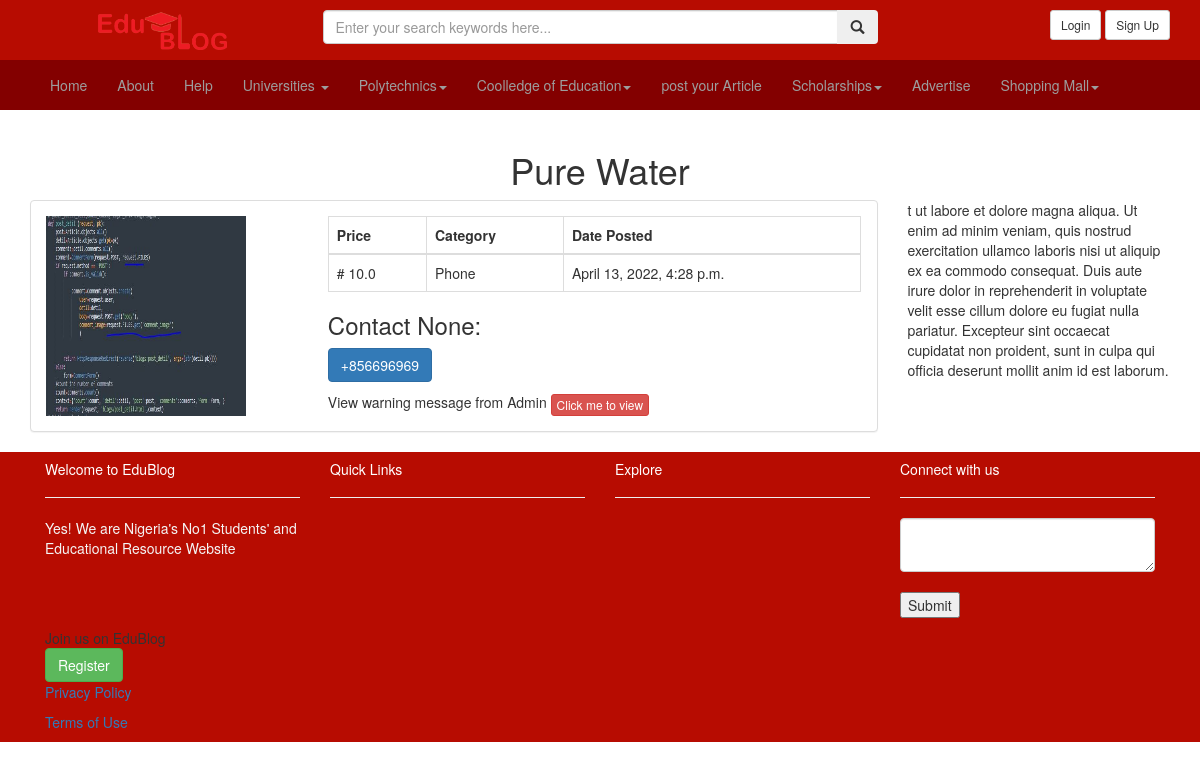
The page /product/6/ on the database its author committed.
### blogs/models.py (models this page shows, shortened)
class Market(models.Model):
	user =models.ForeignKey(User, on_delete=models.CASCADE, blank=True, null=True)
	category=models.CharField(max_length=10, choices=category_choices)
	product_name=models.CharField(max_length=100)
	product_price=models.FloatField(default=10.00)
	post=models.DateTimeField(auto_now_add=True)
	product_image=models.FileField(null=True, blank=True, default='view.jpg')
	contact_details=models.IntegerField(null=True, blank=True)

### blogs/views.py (the view)
# urls.py: path('product/<int:pk>/', MarketDetailView.as_view(), name='product-detail'),
class MarketDetailView(DetailView):
	model=Market
	template_name='blogs/market_detail.html'
	context_object_name='product'

### blogs/templates/blogs/market_detail.html (shortened to what this page needs)
{% extends 'base.html'%}
{% block content%}
<div class="container">
	<h1 class="text-center">{{product.product_name}}</h1>
	<div class="row">
		<div class="col-md-9">
			<div class="panel panel-default">
			  <div class="panel-body">
			  	<div class="row">
			  		<div class="col-sm-4">
			  			<img src="{{product.product_image.url}}" width="200" height="200">
			  		</div>
			  		<div class="col-sm-8">
			  			 <table class="table table-bordered">
						    <thead>
						      <tr>
						        <th>Price</th>
						        <th>Category</th>
						        <th>Date Posted</th>
						      </tr>
						    </thead>
						    <tbody>
						      <tr>
						        <td># {{product.product_price}}</td>
						        <td>{{product.category}}</td>
						        <td>{{product.post}}</td>
						      </tr>
						    </tbody>
						  </table>
						  <h3>Contact {{product.user}}:</h3>
						  <p><button class="btn btn-primary">+{{product.contact_details}}</button></p>
				  		<span>View warning message from Admin </span>
							<button type="button" class="btn btn-danger btn-xs" data-toggle="modal" data-target="#myModal">Click me to view</button>
			  		</div>
			  	</div>
			  </div>
			</div>
		</div>
		<div class="col-md-3">t ut labore et dolore magna aliqua. Ut enim ad minim veniam,
			quis nostrud exercitation ullamco laboris nisi ut aliquip ex ea commodo
			consequat. Duis aute irure dolor in reprehenderit in voluptate velit esse
			cillum dolore eu fugiat nulla pariatur. Excepteur sint occaecat cupidatat non
			proident, sunt in culpa qui officia deserunt mollit anim id est laborum.</div>
	</div>
</div>
{% endblock content%}

### templates/base.html (style rules this page uses)
body { position: relative; }

### rows shown on the page
Market: product_name "Pure Water", product_image (picture), product_price "10.0", category "Phone", post "April 13, 2022, 4:28 p.m.", user "None", contact_details "856696969"
